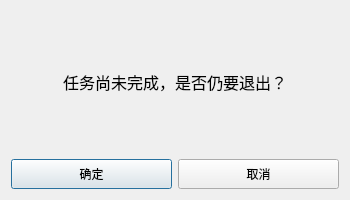
<?xml version="1.0" encoding="UTF-8"?>
<ui version="4.0">
 <class>quit</class>
 <widget class="QDialog" name="quit">
  <property name="geometry">
   <rect>
    <x>0</x>
    <y>0</y>
    <width>350</width>
    <height>200</height>
   </rect>
  </property>
  <property name="minimumSize">
   <size>
    <width>350</width>
    <height>200</height>
   </size>
  </property>
  <property name="maximumSize">
   <size>
    <width>350</width>
    <height>200</height>
   </size>
  </property>
  <property name="windowTitle">
   <string>退出</string>
  </property>
  <property name="styleSheet">
   <string notr="true">* {
    font-size: 16;
    font-family: 'Cascadia Code PL', consolas, '微软雅黑';
    padding: 5px;
}
</string>
  </property>
  <layout class="QVBoxLayout" name="verticalLayout" stretch="2,1">
   <item>
    <widget class="QLabel" name="warning">
     <property name="font">
      <font>
       <family>Cascadia Code PL</family>
       <pointsize>12</pointsize>
      </font>
     </property>
     <property name="text">
      <string>任务尚未完成，是否仍要退出？</string>
     </property>
     <property name="alignment">
      <set>Qt::AlignCenter</set>
     </property>
    </widget>
   </item>
   <item>
    <layout class="QHBoxLayout" name="btn_group">
     <item>
      <widget class="QPushButton" name="btn_quit">
       <property name="text">
        <string>确定</string>
       </property>
      </widget>
     </item>
     <item>
      <widget class="QPushButton" name="btn_cancel">
       <property name="text">
        <string>取消</string>
       </property>
      </widget>
     </item>
    </layout>
   </item>
  </layout>
 </widget>
 <resources/>
 <connections/>
</ui>
